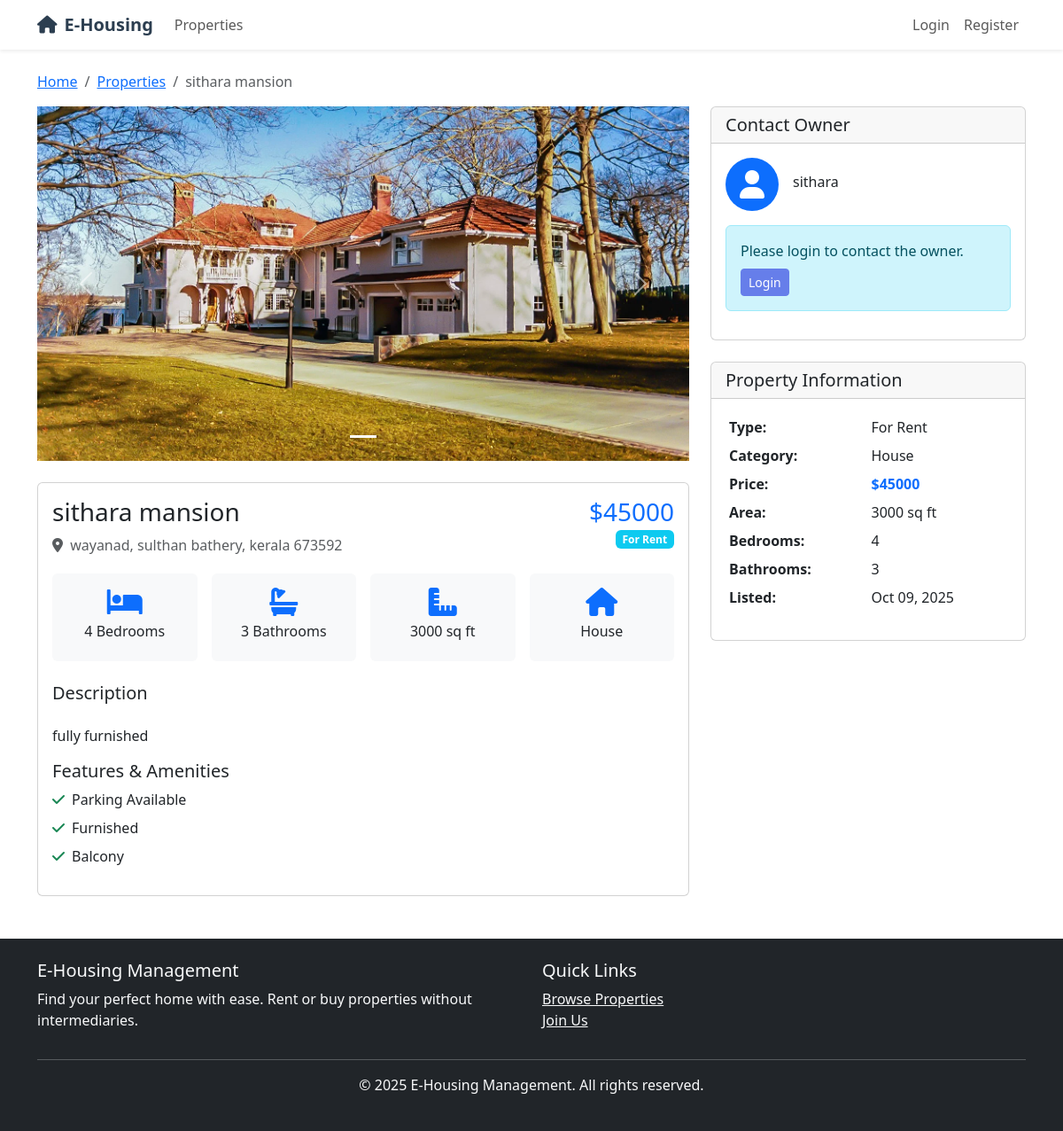
Screenshot of /properties/2/ with the database file from the repository.
### properties/models.py (models this page shows, shortened)
class Property(models.Model):
    PROPERTY_TYPES = (
        ('rent', 'For Rent'),
        ('sell', 'For Sale'),
    )
    PROPERTY_CATEGORIES = (
        ('apartment', 'Apartment'),
        ('house', 'House'),
        ('villa', 'Villa'),
        ('studio', 'Studio'),
        ('room', 'Room'),
        ('commercial', 'Commercial'),
    )
    owner = models.ForeignKey(User, on_delete=models.CASCADE, related_name='properties')
    title = models.CharField(max_length=200)
    description = models.TextField()
    property_type = models.CharField(max_length=10, choices=PROPERTY_TYPES)
    category = models.CharField(max_length=20, choices=PROPERTY_CATEGORIES)
    price = models.DecimalField(max_digits=12, decimal_places=2)
    bedrooms = models.PositiveIntegerField(default=1)
    bathrooms = models.PositiveIntegerField(default=1)
    area = models.PositiveIntegerField(help_text='Area in square feet')
    address = models.TextField()
    city = models.CharField(max_length=100)
    state = models.CharField(max_length=100)
    pincode = models.CharField(max_length=10)
    is_approved = models.BooleanField(default=False)
    is_available = models.BooleanField(default=True)
    created_at = models.DateTimeField(auto_now_add=True)
    updated_at = models.DateTimeField(auto_now=True)
    parking = models.BooleanField(default=False)
    furnished = models.BooleanField(default=False)
    balcony = models.BooleanField(default=False)
    gym = models.BooleanField(default=False)
    swimming_pool = models.BooleanField(default=False)
    class Meta:
        ordering = ['-created_at']
        verbose_name_plural = 'Properties'

class PropertyImage(models.Model):
    property = models.ForeignKey(Property, on_delete=models.CASCADE, related_name='images')
    image = models.ImageField(upload_to='properties/')
    caption = models.CharField(max_length=200, blank=True)
    created_at = models.DateTimeField(auto_now_add=True)
    class Meta:
        ordering = ['created_at']

### accounts/models.py (models this page shows, shortened)
class User(AbstractUser):
    USER_TYPES = (
        ('buyer', 'Buyer/Tenant'),
        ('owner', 'Property Owner'),
        ('admin', 'Administrator'),
    )
    user_type = models.CharField(max_length=10, choices=USER_TYPES, default='buyer')
    is_approved = models.BooleanField(default=False)
    email = models.EmailField(unique=True)

### properties/views.py (the view)
# urls.py: path('<int:pk>/', views.property_detail, name='detail'),
def property_detail(request, pk):
    property_obj = get_object_or_404(Property, pk=pk, is_approved=True)
    images = property_obj.images.all()
    related_properties = Property.objects.filter(
        city=property_obj.city,
        is_approved=True,
        is_available=True
    ).exclude(pk=property_obj.pk)[:4]
    context = {
        'property': property_obj,
        'images': images,
        'related_properties': related_properties,
    }
    return render(request, 'properties/property_detail.html', context)

### templates/properties/property_detail.html (shortened to what this page needs)
{% extends 'base.html' %}
{% block content %}
<div class="container mt-4">
    <nav aria-label="breadcrumb">
        <ol class="breadcrumb">
            <li class="breadcrumb-item"><a href="{% url 'home' %}">Home</a></li>
            <li class="breadcrumb-item"><a href="{% url 'properties:list' %}">Properties</a></li>
            <li class="breadcrumb-item active">{{ property.title }}</li>
        </ol>
    </nav>
    <div class="row">
        <div class="col-lg-8">
            {% if images %}
                <div id="propertyCarousel" class="carousel slide mb-4" data-bs-ride="carousel">
                    <div class="carousel-indicators">
                        {% for image in images %}
                            <button type="button" data-bs-target="#propertyCarousel" data-bs-slide-to="{{ forloop.counter0 }}"
                                    {% if forloop.first %}class="active"{% endif %}></button>
                        {% endfor %}
                    </div>
                    <div class="carousel-inner">
                        {% for image in images %}
                            <div class="carousel-item {% if forloop.first %}active{% endif %}">
                                <img src="{{ image.image.url }}" class="d-block w-100" alt="{{ image.caption }}"
                                     style="height: 400px; object-fit: cover;">
                            </div>
                        {% endfor %}
                    </div>
                    <button class="carousel-control-prev" type="button" data-bs-target="#propertyCarousel" data-bs-slide="prev">
                        <span class="carousel-control-prev-icon"></span>
                    </button>
                    <button class="carousel-control-next" type="button" data-bs-target="#propertyCarousel" data-bs-slide="next">
                        <span class="carousel-control-next-icon"></span>
                    </button>
                </div>
            {% else %}
                <div class="bg-light d-flex align-items-center justify-content-center mb-4" style="height: 400px;">
                    <i class="fas fa-home fa-5x text-muted"></i>
                </div>
            {% endif %}
            <div class="card">
                <div class="card-body">
                    <div class="d-flex justify-content-between align-items-start mb-3">
                        <div>
                            <h1 class="h3">{{ property.title }}</h1>
                            <p class="text-muted mb-1">
                                <i class="fas fa-map-marker-alt me-1"></i>
                                {{ property.address }}, {{ property.city }}, {{ property.state }} {{ property.pincode }}
                            </p>
                        </div>
                        <div class="text-end">
                            <h3 class="text-primary mb-0">${{ property.price|floatformat:0 }}</h3>
                            <span class="badge bg-{% if property.property_type == 'rent' %}info{% else %}success{% endif %}">
                                {{ property.get_property_type_display }}
                            </span>
                        </div>
                    </div>
                    <div class="row g-3 mb-4">
                        <div class="col-md-3">
                            <div class="text-center p-3 bg-light rounded">
                                <i class="fas fa-bed fa-2x text-primary mb-2"></i>
                                <h6>{{ property.bedrooms }} Bedrooms</h6>
                            </div>
                        </div>
                        <div class="col-md-3">
                            <div class="text-center p-3 bg-light rounded">
                                <i class="fas fa-bath fa-2x text-primary mb-2"></i>
                                <h6>{{ property.bathrooms }} Bathrooms</h6>
                            </div>
                        </div>
                        <div class="col-md-3">
                            <div class="text-center p-3 bg-light rounded">
                                <i class="fas fa-ruler-combined fa-2x text-primary mb-2"></i>
                                <h6>{{ property.area }} sq ft</h6>
                            </div>
                        </div>
                        <div class="col-md-3">
                            <div class="text-center p-3 bg-light rounded">
                                <i class="fas fa-home fa-2x text-primary mb-2"></i>
                                <h6>{{ property.get_category_display }}</h6>
                            </div>
                        </div>
                    </div>
                    <h5>Description</h5>
                    <p class="mb-4">{{ property.description|linebreaks }}</p>
                    <h5>Features & Amenities</h5>
                    <div class="row">
                        <div class="col-md-6">
                            <ul class="list-unstyled">
                                {% if property.parking %}
                                    <li class="mb-2"><i class="fas fa-check text-success me-2"></i>Parking Available</li>
                                {% endif %}
                                {% if property.furnished %}
                                    <li class="mb-2"><i class="fas fa-check text-success me-2"></i>Furnished</li>
                                {% endif %}
                                {% if property.balcony %}
                                    <li class="mb-2"><i class="fas fa-check text-success me-2"></i>Balcony</li>
                                {% endif %}
                            </ul>
                        </div>
                        <div class="col-md-6">
                        </div>
                    </div>
                </div>
            </div>
        </div>
        <div class="col-lg-4">
            <div class="card mb-4">
                <div class="card-header">
                    <h5 class="mb-0">Contact Owner</h5>
                </div>
                <div class="card-body">
                    <div class="d-flex align-items-center mb-3">
                        {% if property.owner.profile.profile_picture %}
                            <img src="{{ property.owner.profile.profile_picture.url }}" alt="{{ property.owner.username }}"
                                 class="rounded-circle me-3" width="60" height="60">
                        {% else %}
                            <div class="bg-primary rounded-circle me-3 d-flex align-items-center justify-content-center"
                                 style="width: 60px; height: 60px;">
                                <i class="fas fa-user text-white fa-2x"></i>
                            </div>
                        {% endif %}
                        <div>
                            <h6 class="mb-1">{{ property.owner.username }}</h6>
                        </div>
                    </div>
                    {% if user.is_authenticated and user != property.owner %}
                        <div class="d-grid gap-2">
                            <a href="{% url 'communications:send_enquiry' property.pk %}" class="btn btn-primary">
                                <i class="fas fa-comments me-2"></i>Send Enquiry
                            </a>
                            <a href="{% url 'communications:send_complaint' property.pk %}" class="btn btn-outline-warning">
                                <i class="fas fa-exclamation-triangle me-2"></i>File Complaint
                            </a>
                            <a href="{% url 'communications:send_feedback' property.pk %}" class="btn btn-outline-info">
                                <i class="fas fa-star me-2"></i>Give Feedback
                            </a>
                        </div>
                    {% elif not user.is_authenticated %}
                        <div class="alert alert-info">
                            <p class="mb-2">Please login to contact the owner.</p>
                            <a href="{% url 'accounts:login' %}" class="btn btn-sm btn-primary">Login</a>
                        </div>
                    {% else %}
                        <div class="alert alert-secondary">
                            <p class="mb-0">This is your property.</p>
                        </div>
                    {% endif %}
                </div>
            </div>
            <div class="card">
                <div class="card-header">
                    <h5 class="mb-0">Property Information</h5>
                </div>
                <div class="card-body">
                    <table class="table table-sm table-borderless">
                        <tr>
                            <td><strong>Type:</strong></td>
                            <td>{{ property.get_property_type_display }}</td>
                        </tr>
                        <tr>
                            <td><strong>Category:</strong></td>
                            <td>{{ property.get_category_display }}</td>
                        </tr>
                        <tr>
                            <td><strong>Price:</strong></td>
                            <td class="text-primary"><strong>${{ property.price|floatformat:0 }}</strong></td>
                        </tr>
                        <tr>
                            <td><strong>Area:</strong></td>
                            <td>{{ property.area }} sq ft</td>
                        </tr>
                        <tr>
                            <td><strong>Bedrooms:</strong></td>
                            <td>{{ property.bedrooms }}</td>
                        </tr>
                        <tr>
                            <td><strong>Bathrooms:</strong></td>
                            <td>{{ property.bathrooms }}</td>
                        </tr>
                        <tr>
                            <td><strong>Listed:</strong></td>
                            <td>{{ property.created_at|date:"M d, Y" }}</td>
                        </tr>
                    </table>
                </div>
            </div>
        </div>
    </div>
</div>
{% endblock %}

### templates/base.html (style rules this page uses)
.btn-primary { background-color: #667eea; border-color: #667eea; }

### rows the page displays
Property: title "sithara mansion", address "wayanad", city "sulthan bathery", state "kerala", pincode "673592", price "45000", property_type "For Rent", bedrooms "4", bathrooms "3", area "3000", category "House", description "fully furnished", owner.username "sithara", created_at "Oct 09, 2025"
PropertyImage: image (picture)
